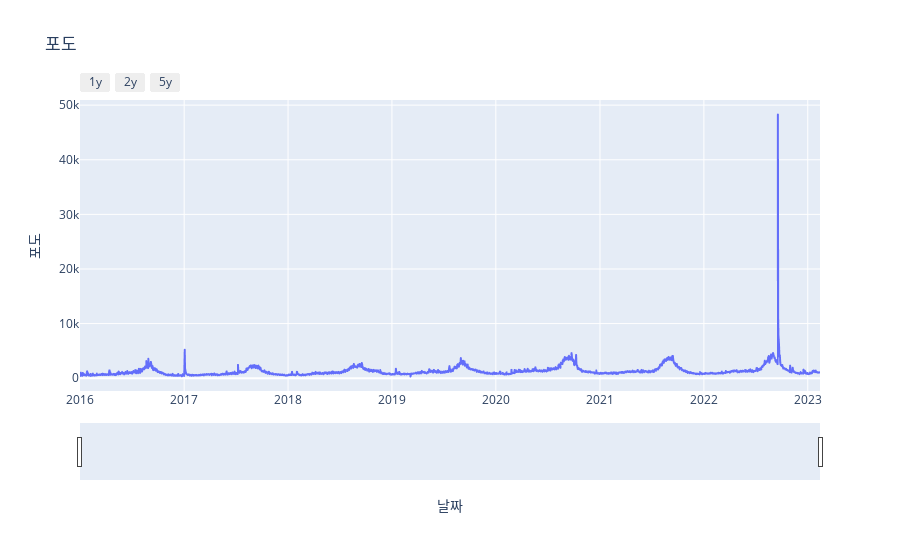

The notebook cell saved with this chart:
### Code cell
#express to plot entire data
fig = px.line(new_df.reset_index(), x='날짜', y=new_df.columns[0], title=new_df.columns[0])
#slider
fig.update_xaxes(
    rangeslider_visible = True,
    rangeselector = dict(
        buttons = list([
              dict(count=1, label='1y', step="year", stepmode="backward"),
              dict(count=2, label='2y', step="year", stepmode="backward"),
              dict(count=5, label='5y', step="year", stepmode="backward")
        ])
    )
)
fig.show()

### Figure 1 — Plotly figure (JSON) as saved in the notebook; plotly's stock layout.template omitted (floating-point values rounded to 4 significant figures; data arrays with more than 128 entries replaced by an {"elided": "..."} marker saying what was removed)
{"data": [{"hovertemplate": "날짜=%{x}<br>포도=%{y}<extra></extra>", "legendgroup": "", "line": {"color": "#636efa", "dash": "solid"}, "marker": {"symbol": "circle"}, "mode": "lines", "name": "", "showlegend": false, "type": "scattergl", "x": {"elided": "2601 str values"}, "xaxis": "x", "y": {"elided": "2601 float values"}, "yaxis": "y"}], "layout": {"legend": {"tracegroupgap": 0}, "title": {"text": "포도"}, "xaxis": {"anchor": "y", "domain": [0, 1], "rangeselector": {"buttons": [{"count": 1, "label": "1y", "step": "year", "stepmode": "backward"}, {"count": 2, "label": "2y", "step": "year", "stepmode": "backward"}, {"count": 5, "label": "5y", "step": "year", "stepmode": "backward"}]}, "rangeslider": {"visible": true}, "title": {"text": "날짜"}}, "yaxis": {"anchor": "x", "domain": [0, 1], "title": {"text": "포도"}}}}
